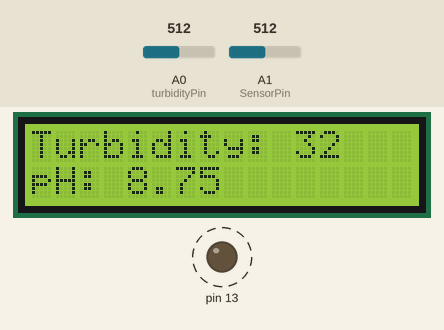
Simulated run of this sketch. Board: Arduino Uno, built with avr-gcc and run on an emulated ATmega328P. Shown: 16×2 character LCD, output pins drawn as LEDs (lit = HIGH). Dashed ring = blinking. Inputs (shaded band) come from the test bench; at power-on: A0 (turbidityPin) = 512, A1 (SensorPin) = 512. What the sketch prints to the serial monitor is not drawn.

Above: at 1.2 s.
1.3 s: A0 (turbidityPin) set to 716
At 2.7 s:
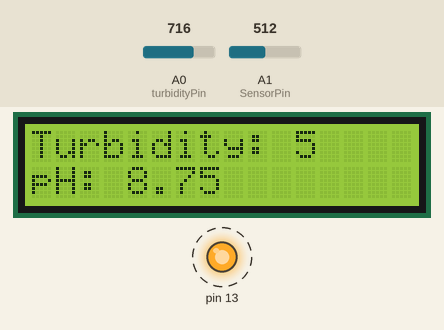
4.4 s: A1 (SensorPin) set to 716
At 6.6 s:
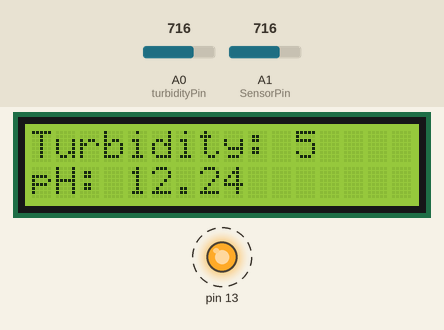
8.2 s: A0 (turbidityPin) set to 900
At 10.4 s:
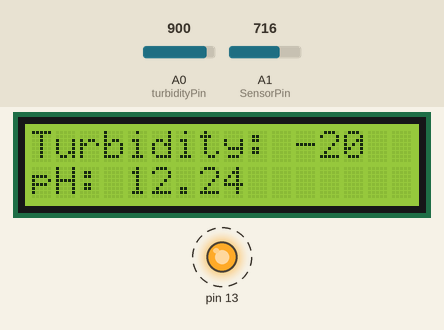
12.1 s: A1 (SensorPin) set to 900
At 14.3 s:
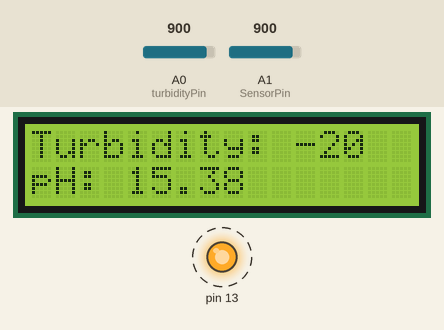
15.9 s: A0 (turbidityPin) set to 1023
At 18.1 s:
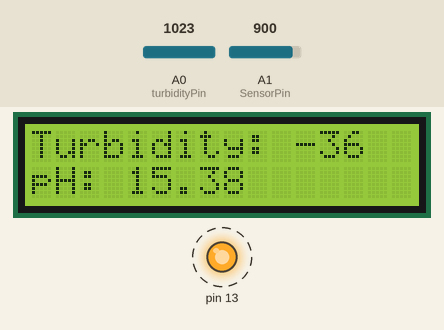
19.8 s: A1 (SensorPin) set to 1023
At 22.0 s:
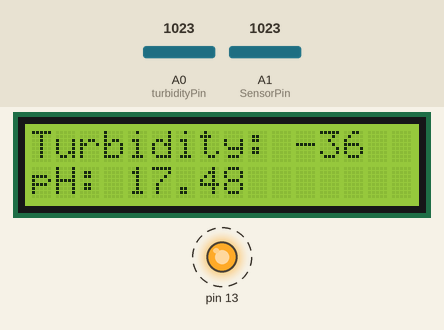
Timing chart, 0 to 24.7 s (numbered marks = the images above; inputs shaded):
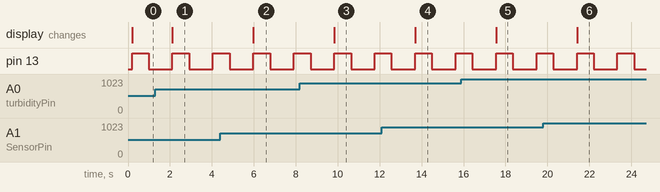

The sketch:

ArduinoCodeSender.ino
```cpp
//UPLOAD THIS CODE FIRST THEN UPLOAD NODEMCU CODE THEN CONNECT TX, RX TO SEND THE DATA TO NODEMCU REAL-TIME
#include <Wire.h>
#include <LiquidCrystal_I2C.h>
#include <SoftwareSerial.h>

LiquidCrystal_I2C lcd(0x27, 16, 2);  // Initialize the LCD with its I2C address

const int turbidityPin = A0;  // Analog input pin for turbidity sensor
#define SensorPin A1  // pH meter Analog output is connected with the Arduino’s Analog
unsigned long int avgValue;  // Store the average value of the sensor feedback
int buf[20], temp;  // Increase the buffer size to capture more samples

void setup() {
  pinMode(13, OUTPUT);
  Serial.begin(9600);
  Serial.println("Ready");  // Test the serial monitor

  lcd.begin(16, 2);
  lcd.backlight();
  lcd.clear();  // Initialize the LCD
}

void loop() {
  // pH sensor code
  for (int i = 0; i < 20; i++) {
    buf[i] = analogRead(SensorPin);
    delay(5);  // Decrease the delay between samples
  }
  for (int i = 0; i < 19; i++) {
    for (int j = i + 1; j < 20; j++) {
      if (buf[i] > buf[j]) {
        temp = buf[i];
        buf[i] = buf[j];
        buf[j] = temp;
      }
    }
  }
  avgValue = 0;
  for (int i = 2; i < 18; i++) {
    avgValue += buf[i];
  }
  float pHValue = (float)avgValue * 5.0 / 1024 / 16;
  pHValue = 3.5 * pHValue;

  // Turbidity sensor code
  int sensorValue = analogRead(turbidityPin);
  int turbidity = map(sensorValue, 0, 750, 100, 0);  // Corrected map() function

  // Display values on the LCD
  lcd.clear();
  lcd.setCursor(0, 0);
  lcd.print("Turbidity: ");
  lcd.print(turbidity);

  lcd.setCursor(0, 1);
  lcd.print("pH: ");
  lcd.print(pHValue, 2);

  // Send pH and turbidity values to NodeMCU
  Serial.print("pH: ");
  Serial.println(pHValue);
  Serial.print("Turbidity: ");
  Serial.println(turbidity);

  digitalWrite(13, HIGH);
  delay(800);
  digitalWrite(13, LOW);

  delay(1000);
}


//THIS WORKS DO NOT DELETE
// #include <Wire.h>
// #include <LiquidCrystal_I2C.h>
// #include <SoftwareSerial.h>

// LiquidCrystal_I2C lcd(0x27, 16, 2);  // Initialize the LCD with its I2C address

// const int turbidityPin = A0;  // Analog input pin for turbidity sensor
// #define SensorPin A1  // pH meter Analog output is connected with the Arduino’s Analog
// unsigned long int avgValue;  // Store the average value of the sensor feedback
// int buf[20], temp;  // Increase the buffer size to capture more samples

// void setup() {
//   pinMode(13, OUTPUT);
//   Serial.begin(9600);
//   Serial.println("Ready");  // Test the serial monitor

//   lcd.begin(16, 2);
//   lcd.backlight();
//   lcd.clear();  // Initialize the LCD
// }

// void loop() {
//   // pH sensor code
//   for (int i = 0; i < 20; i++) {
//     buf[i] = analogRead(SensorPin);
//     delay(5);  // Decrease the delay between samples
//   }
//   for (int i = 0; i < 19; i++) {
//     for (int j = i + 1; j < 20; j++) {
//       if (buf[i] > buf[j]) {
//         temp = buf[i];
//         buf[i] = buf[j];
//         buf[j] = temp;
//       }
//     }
//   }
//   avgValue = 0;
//   for (int i = 2; i < 18; i++) {
//     avgValue += buf[i];
//   }
//   float pHValue = (float)avgValue * 5.0 / 1024 / 16;
//   pHValue = 3.5 * pHValue;
//   Serial.println(pHValue);

//   // Display pH value on the top row of the LCD
//   lcd.setCursor(0, 0);
//   lcd.print("pH: ");
//   lcd.print(pHValue, 2);

//   // Turbidity sensor code
//   int sensorValue = analogRead(turbidityPin);
//   int turbidity = map(sensorValue, 0, 750, 100, 0);  // Corrected map() function
//   Serial.println(turbidity);

//   // Display turbidity value on the bottom row of the LCD
//   lcd.setCursor(0, 1);
//   lcd.print("Turbidity: ");
//   lcd.print(turbidity);

//   digitalWrite(13, HIGH);
//   delay(800);
//   digitalWrite(13, LOW);

//   delay(1000);
// }


// #include <Wire.h>
// #include <ESP8266WiFi.h>  // Add the WiFi library

// const char *ssid = "SmartBro_5EE7";
// const char *pass = "soriano/wifiPSS";

// const int turbidityPin = A0;  // Analog input pin for turbidity sensor
// #define SensorPin A0  // pH meter Analog output is connected with the Arduino’s Analog
// unsigned long int avgValue;  // Store the average value of the sensor feedback
// int buf[20], temp;  // Increase the buffer size to capture more samples

// void setup() {
//   pinMode(13, OUTPUT);
//   Serial.begin(9600);
//   Serial.println("Ready");  // Test the serial monitor

//   // WiFi setup
//   Serial.println("Connecting to ");
//   Serial.println(ssid);
//   WiFi.begin(ssid, pass);
//   while (WiFi.status() != WL_CONNECTED) {
//     delay(500);
//     Serial.print(".");
//   }
//   Serial.println("");
//   Serial.println("WiFi connected");
//   Serial.println(WiFi.SSID());
//   Serial.println(WiFi.localIP());
//   Serial.println('\n');
//   Serial.println("Connection established!");
//   Serial.print("IP address:\t");
//   Serial.println(WiFi.localIP());

//   // No LCD initialization needed
// }

// void loop() {
//   // pH sensor code
//   for (int i = 0; i < 20; i++) {
//     buf[i] = analogRead(SensorPin);
//     delay(5);  // Decrease the delay between samples
//   }
//   for (int i = 0; i < 19; i++) {
//     for (int j = i + 1; j < 20; j++) {
//       if (buf[i] > buf[j]) {
//         temp = buf[i];
//         buf[i] = buf[j];
//         buf[j] = temp;
//       }
//     }
//   }
//   avgValue = 0;
//   for (int i = 2; i < 18; i++) {
//     avgValue += buf[i];
//   }
//   float pHValue = (float)avgValue * 5.0 / 1024 / 16;
//   pHValue = 3.5 * pHValue;

//   // Turbidity sensor code
//   int sensorValue = analogRead(turbidityPin);
//   int turbidity = map(sensorValue, 0, 750, 100, 0);  // Corrected map() function

//   // You can print the pH and turbidity values here if needed
//   // For now, we'll just delay for 1 second
//   delay(1000);
// }
```

Measured:
- after the input at 1.3 s, the display: changes after 0.82 s (image 1)
- after the input at 4.4 s, the display: changes after 1.6 s (image 2)
- after the input at 8.2 s, the display: changes after 1.6 s (image 3)
- after the input at 12.1 s, the display: changes after 1.6 s (image 4)
- after the input at 15.9 s, the display: changes after 1.7 s (image 5)
- after the input at 19.8 s, the display: changes after 1.6 s (image 6)
- by itself, pin 13: alternates HIGH for 0.80 s and LOW for 1.1 s
